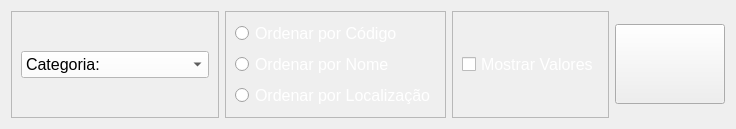
                <widget class="QWidget" name="tab_9">
                 <attribute name="title">
                  <string>Filtrar por Categoria</string>
                 </attribute>
                 <layout class="QHBoxLayout" name="horizontalLayout_4">
                  <item>
                   <widget class="QFrame" name="frame_40">
                    <property name="frameShape">
                     <enum>QFrame::StyledPanel</enum>
                    </property>
                    <property name="frameShadow">
                     <enum>QFrame::Raised</enum>
                    </property>
                    <layout class="QVBoxLayout" name="verticalLayout_38">
                     <item>
                      <widget class="QComboBox" name="comboBox_2">
                       <property name="font">
                        <font>
                         <pointsize>12</pointsize>
                        </font>
                       </property>
                       <property name="styleSheet">
                        <string notr="true">background-color: rgb(255, 255, 255);</string>
                       </property>
                       <property name="currentText">
                        <string>Categoria:</string>
                       </property>
                       <property name="currentIndex">
                        <number>0</number>
                       </property>
                       <property name="placeholderText">
                        <string>Selecione uma Opção</string>
                       </property>
                       <item>
                        <property name="text">
                         <string>Categoria:</string>
                        </property>
                       </item>
                      </widget>
                     </item>
                    </layout>
                   </widget>
                  </item>
                  <item>
                   <widget class="QFrame" name="frame_41">
                    <property name="frameShape">
                     <enum>QFrame::StyledPanel</enum>
                    </property>
                    <property name="frameShadow">
                     <enum>QFrame::Raised</enum>
                    </property>
                    <layout class="QVBoxLayout" name="verticalLayout_39">
                     <item>
                      <widget class="QRadioButton" name="radioButton_7">
                       <property name="font">
                        <font>
                         <pointsize>12</pointsize>
                        </font>
                       </property>
                       <property name="styleSheet">
                        <string notr="true">color: rgb(255, 255, 255);</string>
                       </property>
                       <property name="text">
                        <string>Ordenar por Código</string>
                       </property>
                      </widget>
                     </item>
                     <item>
                      <widget class="QRadioButton" name="radioButton_8">
                       <property name="font">
                        <font>
                         <pointsize>12</pointsize>
                        </font>
                       </property>
                       <property name="styleSheet">
                        <string notr="true">color: rgb(255, 255, 255);</string>
                       </property>
                       <property name="text">
                        <string>Ordenar por Nome</string>
                       </property>
                      </widget>
                     </item>
                     <item>
                      <widget class="QRadioButton" name="radioButton_9">
                       <property name="font">
                        <font>
                         <pointsize>12</pointsize>
                        </font>
                       </property>
                       <property name="styleSheet">
                        <string notr="true">color: rgb(255, 255, 255);</string>
                       </property>
                       <property name="text">
                        <string>Ordenar por Localização</string>
                       </property>
                      </widget>
                     </item>
                    </layout>
                   </widget>
                  </item>
                  <item>
                   <widget class="QFrame" name="frame_42">
                    <property name="frameShape">
                     <enum>QFrame::StyledPanel</enum>
                    </property>
                    <property name="frameShadow">
                     <enum>QFrame::Raised</enum>
                    </property>
                    <layout class="QVBoxLayout" name="verticalLayout_40">
                     <item>
                      <widget class="QCheckBox" name="checkBox_3">
                       <property name="font">
                        <font>
                         <pointsize>12</pointsize>
                        </font>
                       </property>
                       <property name="styleSheet">
                        <string notr="true">color: rgb(255, 255, 255);</string>
                       </property>
                       <property name="text">
                        <string>Mostrar Valores</string>
                       </property>
                      </widget>
                     </item>
                    </layout>
                   </widget>
                  </item>
                  <item>
                   <widget class="QPushButton" name="pushButton_3">
                    <property name="minimumSize">
                     <size>
                      <width>110</width>
                      <height>80</height>
                     </size>
                    </property>
                    <property name="styleSheet">
                     <string notr="true">image: url(:/imagens/imagens/impressoras.png);</string>
                    </property>
                    <property name="text">
                     <string/>
                    </property>
                   </widget>
                  </item>
                 </layout>
                </widget>
